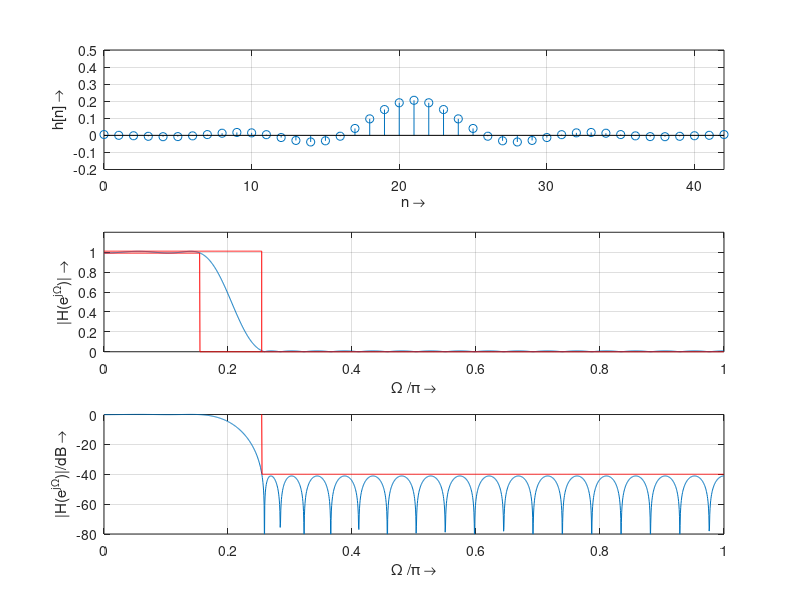
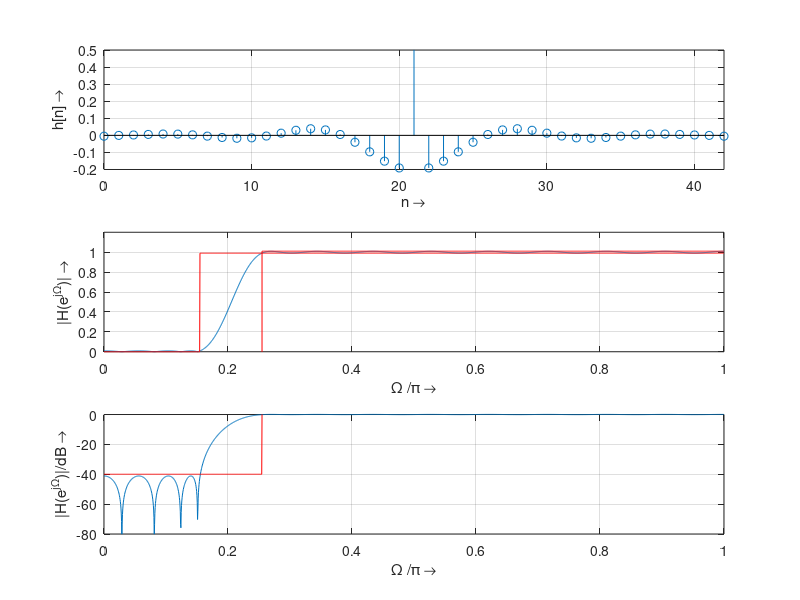

Reproduce these figures in MATLAB, in order.
% FIR_equiripple.m Version 02.11.01 / kzr
% Design of Equiripple Linear-Phase FIR Filter with the Parks-McClellan algorithm )
% Edited by Marco Casagrande, Julius Rauscher

% Fpass = input('Desired passband cutoff radian frequency = ');
% Fstop = input('Desired stopband cutoff radian frequency = ');
% DeltaP = input('Desired passband ripple (linear)= ');
% DeltaSS = input('Desired stopband tolerance (dB)= ');
% DeltaS = 10^(-DeltaSS/20);
clear all;

Fpass = 620;
Fstop = 1020;
DeltaP = 0.01;
DeltaSS = 40;
DeltaS = 10^(-DeltaSS/20);

% ----------------------- LOW PASS case -----------------------
% estimation of filter order
dev = [DeltaP DeltaS]; % deviation
f = [Fpass Fstop]; % frequency bands
FS = 8000; % frequency scaling (sampling frequency)
m = [1 0]; % amplitudes
[N,f0,m0,w] = firpmord(f,m,dev,FS);
N = N + 2; % compensate for estimation error

fprintf('Low-pass filter order N = %g\n',N);
% filter design by Remez algorithm
h = firpm(N,f0,m0,w); % impulse response

% needed by save_FIR_LP.m
N_FIR_LP = N;
b_FIR_LP = h;


% frequency response
M = 2048; % number of frequency samples
[H,f] = freqz(h,1,M);
% tolerance scheme for display
TSu = (1+DeltaP)*ones(1,M); % upper tolerance border
TSl = zeros(1,M); % lower tolerance border
for k=1:M
    if k <= Fpass/(FS/2)*M
        TSl(k) = 1-DeltaP;
    end
    if k >= Fstop/(FS/2)*M
        TSu(k) = -DeltaSS;
    end
end
FIG1 = figure('Name','Equiripple Linear-Phase FIR Filter','NumberTitle','off','Units','normal','Position',[.44 .30 .45 .55]);
% impulse responses
subplot(3,1,1), stem(0:N,h), grid
xlabel('n \rightarrow'), ylabel('h[n] \rightarrow')
axis([0 N -.2 .5]);
% frequency response
fn = f/pi;
subplot(3,1,2), plot(fn,abs(H),fn,TSu,'r',fn,TSl,'r')
axis([0 1 0 1.2]); grid
xlabel('\Omega /\pi \rightarrow'), ylabel('|H(e^{j\Omega})| \rightarrow')
subplot(3,1,3) % attenuation
plot(fn,20*log10(abs(H)),fn,TSu,'r'), axis([0 1 -80 0]), grid
xlabel('\Omega /\pi \rightarrow'), ylabel('|H(e^{j\Omega})|/dB \rightarrow')




% ----------------------- LOW PASS case -----------------------
% estimation of filter order
dev = [DeltaP DeltaS]; % deviation
f = [Fpass Fstop]; % frequency bands
FS = 8000; % frequency scaling (sampling frequency)
m = [0 1]; % amplitudes
[N,f0,m0,w] = firpmord(f,m,dev,FS);
N = N + 2; % compensate for estimation error

fprintf('High-pass filter order N = %g\n',N);
% filter design by Remez algorithm
h = firpm(N,f0,m0,w); % impulse response

% needed by save_FIR_HP.m
N_FIR_HP = N;
b_FIR_HP = h;


% frequency response
M = 2048; % number of frequency samples
[H,f] = freqz(h,1,M);
% tolerance scheme for display
TSu = (1+DeltaP)*ones(1,M); % upper tolerance border
TSl = zeros(1,M); % lower tolerance border
for k=1:M
    if k >= Fpass/(FS/2)*M
        TSl(k) = 1-DeltaP;
    end
    if k <= Fstop/(FS/2)*M
        TSu(k) = -DeltaSS;
    end
end
FIG2 = figure('Name','Equiripple Linear-Phase FIR Filter','NumberTitle','off','Units','normal','Position',[.44 .30 .45 .55]);
% impulse responses
subplot(3,1,1), stem(0:N,h), grid
xlabel('n \rightarrow'), ylabel('h[n] \rightarrow')
axis([0 N -.2 .5]);
% frequency response
fn = f/pi;
subplot(3,1,2), plot(fn,abs(H),fn,TSu,'r',fn,TSl,'r')
axis([0 1 0 1.2]); grid
xlabel('\Omega /\pi \rightarrow'), ylabel('|H(e^{j\Omega})| \rightarrow')
subplot(3,1,3) % attenuation
plot(fn,20*log10(abs(H)),fn,TSu,'r'), axis([0 1 -80 0]), grid
xlabel('\Omega /\pi \rightarrow'), ylabel('|H(e^{j\Omega})|/dB \rightarrow')
